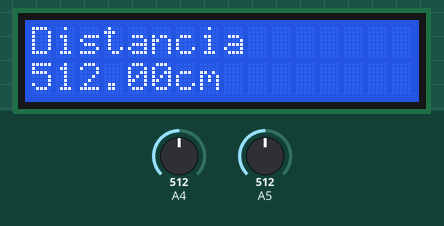
Simulated run of this sketch. Board: Arduino Uno, built with avr-gcc and run on an emulated ATmega328P. Parts: 16×2 character LCD. The inputs (shaded band) are chosen by the test bench; at power-on: A5 = 512, A4 = 512. What the sketch prints to the serial monitor is not drawn.

Above: at 1.2 s.
1.3 s: A5 set to 716
At 2.5 s:
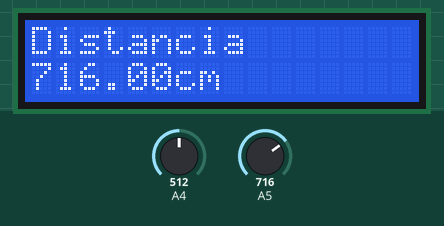
2.8 s: A5 set to 900
At 3.4 s:
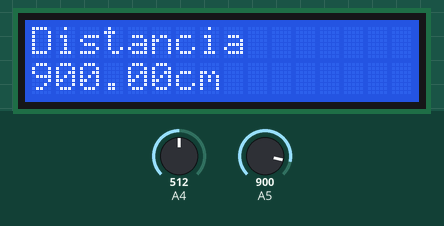
4.3 s: A5 set to 1023
At 5.3 s:
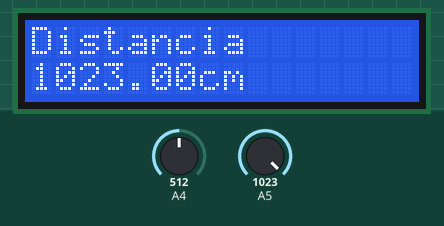
Timing chart, 0 to 7.3 s (numbered marks = the images above; inputs shaded):
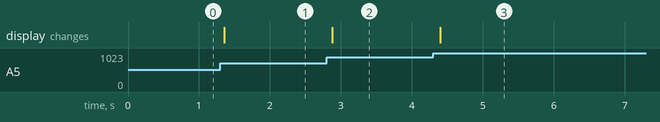

The sketch:

potenciometro.ino
```cpp
//------------------------------------
#include <LiquidCrystal_I2C.h>
#define I2C_ADDR    0x27

LiquidCrystal_I2C             lcd(I2C_ADDR,2, 1, 0, 4, 5, 6, 7);
void setup() // Se ejecuta cada vez que el Arduino se inicia
{
Serial.begin(25100); //Inicia comunicación serial
lcd.begin(16, 2);
       lcd.setBacklightPin(3,POSITIVE);
       lcd.setBacklight(HIGH);
}
//------------------------------------
//Funcion ciclicla
//------------------------------------
void loop() // Esta funcion se mantiene ejecutando
{ // cuando este energizado el Arduino
double valor_A5 = analogRead(A5);
 double valor_A4 = analogRead(A4);
    Serial.println(valor_A5);
      lcd.home ();
       lcd.print("Distancia");
       lcd.setCursor ( 0, 1 );
       lcd.print(valor_A5);
       lcd.print("cm       ");

delay(100);
}
```

Measured:
- after the input at 1.3 s, the display: changes after 0.06 s (image 1)
- after the input at 2.8 s, the display: changes after 0.08 s (image 2)
- after the input at 4.3 s, the display: changes after 0.10 s (image 3)
